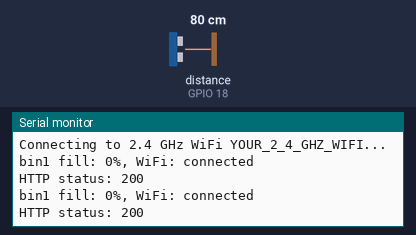
The sketch below on a simulated ESP32. Parts: the last lines printed to the serial monitor. Inputs (shaded band) come from the test bench; at power-on: distance to the obstacle (sensor on GPIO 18) 80 cm. The echo pulse lasts 58.3 µs per cm; WiFi joins after 1.5 s; servers stay silent unless stated; uploads are accepted with an empty reply.

Above: at 10.8 s.
10.9 s: distance to the obstacle (sensor on GPIO 18) set to 2 cm
At 15.16 s:
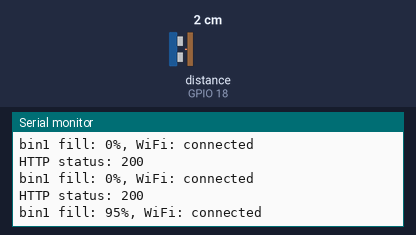
18.3 s: distance to the obstacle (sensor on GPIO 18) set to 4 cm
At 21.3 s:
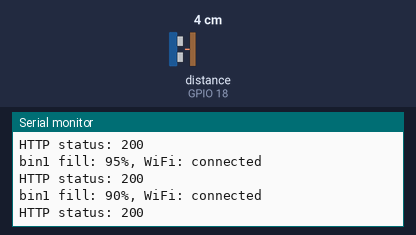
Timing chart, 0 to 22.8 s (numbered marks = the images above; inputs shaded):
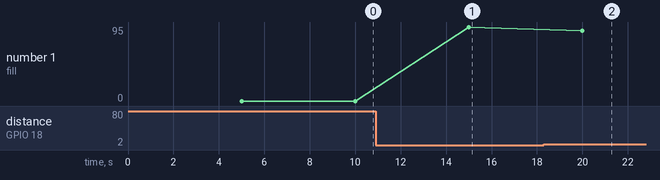

Measured:
- after the input at 10.9 s, the serial monitor: prints a new line after 4.1 s (image 1)
- after the input at 18.3 s, the serial monitor: prints a new line after 1.7 s (image 2)
- plotted number 1: 0 → 95 after the input at 10.9 s, 95 → 90 after the input at 18.3 s

The sketch:

smart_bin.ino
```cpp
#include <WiFi.h>
#include <HTTPClient.h>

// Change only BIN_ID and SENSOR_KEY between boards. Use the corresponding key
// printed by npm run seed or returned when a manager creates a bin.
const char* BIN_ID = "bin1";
const char* SENSOR_KEY = "PASTE_THIS_BIN_SENSOR_KEY";
const char* WIFI_SSID = "YOUR_2_4_GHZ_WIFI";
const char* WIFI_PASSWORD = "YOUR_WIFI_PASSWORD";
const char* SERVER_URL = "http://192.168.1.100:3000/api/data"; // PC LAN IPv4

constexpr uint8_t TRIG_PIN = 5;
constexpr uint8_t ECHO_PIN = 18; // Through 5V-to-3.3V voltage divider, never direct.
constexpr float BIN_HEIGHT_CM = 40.0f;
constexpr unsigned long SEND_INTERVAL_MS = 5000;
constexpr unsigned long WIFI_RETRY_MS = 10000;
unsigned long lastSend = 0;
unsigned long lastWifiAttempt = 0;

int readFillPercent() {
  digitalWrite(TRIG_PIN, LOW);
  delayMicroseconds(2);
  digitalWrite(TRIG_PIN, HIGH);
  delayMicroseconds(10);
  digitalWrite(TRIG_PIN, LOW);
  unsigned long duration = pulseIn(ECHO_PIN, HIGH, 30000UL);
  if (duration == 0) return -1; // No echo: do not report a false empty bin.
  float distanceCm = duration * 0.0343f / 2.0f;
  float raw = (BIN_HEIGHT_CM - distanceCm) * 100.0f / BIN_HEIGHT_CM;
  return constrain(static_cast<int>(roundf(raw)), 0, 100);
}

void connectWifi() {
  if (WiFi.status() == WL_CONNECTED) return;
  if (millis() - lastWifiAttempt < WIFI_RETRY_MS) return;
  lastWifiAttempt = millis();
  Serial.printf("Connecting to 2.4 GHz WiFi %s...\n", WIFI_SSID);
  WiFi.begin(WIFI_SSID, WIFI_PASSWORD);
}

void setup() {
  Serial.begin(115200);
  pinMode(TRIG_PIN, OUTPUT);
  pinMode(ECHO_PIN, INPUT);
  WiFi.mode(WIFI_STA);
  WiFi.setAutoReconnect(true);
  lastWifiAttempt = millis() - WIFI_RETRY_MS;
  connectWifi();
}

void loop() {
  connectWifi();
  if (millis() - lastSend < SEND_INTERVAL_MS) return;
  lastSend = millis();
  int fill = readFillPercent();
  if (fill < 0) { Serial.println("Sensor timeout; reading skipped"); return; }
  Serial.printf("%s fill: %d%%, WiFi: %s\n", BIN_ID, fill,
    WiFi.status() == WL_CONNECTED ? "connected" : "disconnected");
  if (WiFi.status() != WL_CONNECTED) return;

  HTTPClient http;
  http.setTimeout(3000);
  if (!http.begin(SERVER_URL)) { Serial.println("Invalid server URL"); return; }
  http.addHeader("Content-Type", "application/json");
  http.addHeader("X-Sensor-Key", SENSOR_KEY);
  String body = String("{\"bin_id\":\"") + BIN_ID + "\",\"fill_percent\":" + String(fill) + "}";
  int code = http.POST(body);
  Serial.printf("HTTP status: %d\n", code);
  if (code > 0) Serial.println(http.getString());
  else Serial.println(http.errorToString(code));
  http.end();
}
```
